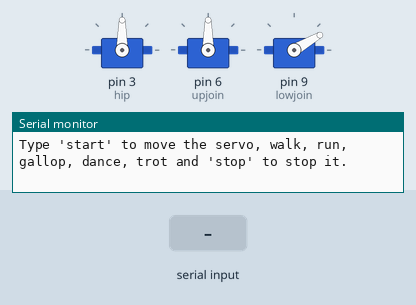
This sketch was run on a simulated Arduino Uno, built with avr-gcc and run on an emulated ATmega328P. Shown: 3 × servo, the last lines printed to the serial monitor. Inputs (shaded band) come from the test bench.

Above: at 1.2 s.
1.3 s: "start\n" received over Serial
At 6.5 s:
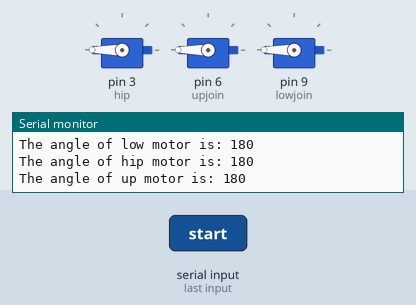
10.3 s: "walk\n" received over Serial
12.0 s: "run\n" received over Serial
At 13.3 s:
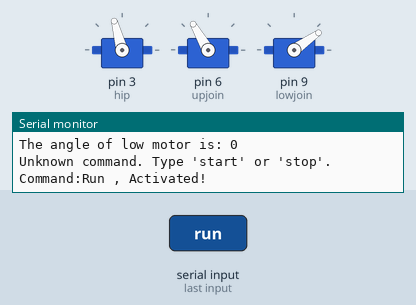
15.0 s: "trot\n" received over Serial
At 15.43 s:
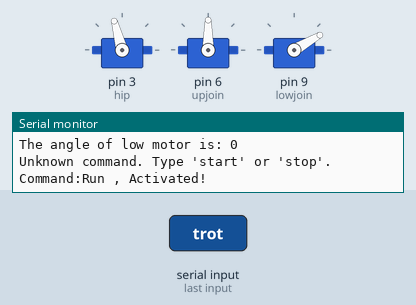
16.7 s: "walk\n" received over Serial
At 19.7 s:
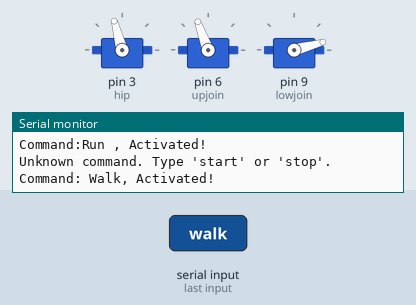
22.7 s: "gallop\n" received over Serial
At 23.6 s:
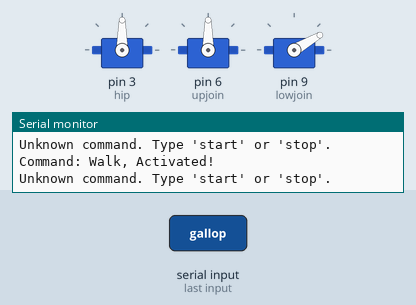
Timing chart, 0 to 25.2 s (numbered marks = the images above; inputs shaded):
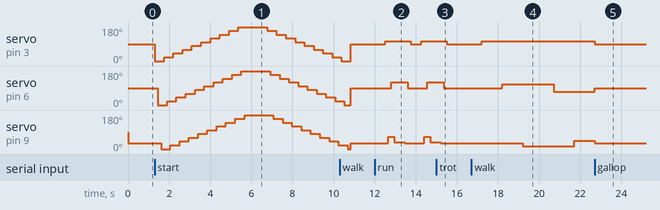

The sketch:

1leg_3servos.ino
```cpp
#include<Servo.h>
Servo hip;
Servo upjoin;
Servo lowjoin;
enum State
{
  STOPPED, STARTED, WALKING, TROTING, DANCING, GALLOPING, RUNNING
};
State currentState = STOPPED;
void setup()
{
  // put your setup code here, to run once:
  Serial.begin(9600);
  hip.attach(3);
  upjoin.attach(6);
  lowjoin.attach(9);
  Serial.print("Type 'start' to move the servo, walk, run, gallop, dance, trot and 'stop' to stop it.\n");

}

void loop() {
  // put ur main code here, to run repeatedly:
  int l = 500; //long duration
  int s = 150; //short duration
  int sl = 1000; // super long duration
  // initial positions
  int k = 30; // knee
  int uj = 90; // upper join
  int h = 90; // hip
  hip.write(h); // The resting position of the hip servo is 90, 180 is perpendicularly up and 0 is perpendicularly down.
  upjoin.write(uj);
  lowjoin.write(k);
  if(Serial.available()>0)
  {
    String command = Serial.readStringUntil('\n');
    if(command.equals("start"))
    {
    currentState = STARTED;
    Serial.print("Starting the servos...\n");
    }

    else if(command.equals("walk"))
    {
      currentState = WALKING;
      Serial.print("Command: Walk, Activated!\n");

    }

    else if(command.equals("run"))
    {
      currentState = RUNNING;
      Serial.print("Command:Run , Activated!\n");

    }

    else if(command.equals("trot"))
    {
      currentState = TROTING;
      Serial.print("Command: Trot, Activated!\n");

    }

    else if(command.equals("gallop"))
    {
      currentState = GALLOPING;
      Serial.print("Command: Gallop, Activated!\n");
    }

    else if(command.equals("dance"))
    {
      currentState = DANCING;
      Serial.print("Command: Dancing, Activated!\n");

    }

  while(currentState == STARTED )
    {
      for(int p1 = 0; p1<=180; p1 = p1 + 20)
      {
        hip.write(p1);
        Serial.print("The angle of hip motor is: ");
        Serial.println(p1);
        delay(s);
        upjoin.write(p1);
        Serial.print("The angle of up motor is: ");
        Serial.println(p1);
        delay(s);
        lowjoin.write(p1);
        Serial.print("The angle of low motor is: ");
        Serial.println(p1);
        delay(s);

      }
      delay(l);
      for(int p1 = 180; p1>=0; p1 = p1 - 20)
        {
        hip.write(p1);
          Serial.print("The angle of hip motor is: ");
          Serial.println(p1);
          delay(s);
          upjoin.write(p1);
          Serial.print("The angle of up motor is: ");
          Serial.println(p1);
          delay(s);
          lowjoin.write(p1);
          Serial.print("The angle of low motor is: ");
          Serial.println(p1);
          delay(s);


        }
        if (Serial.available()>0)
        {
          String command = Serial.readStringUntil('\n');

          if(command.equals("stop"))
            {
              currentState = STOPPED;
              hip.write(0);
              upjoin.write(0);
              lowjoin.write(0);
              Serial.print("\nThe servos are stopped to zero\n");
              delay(s);

            }
          else
          {
            currentState = STOPPED;
            Serial.println("\nUnknown command. Type 'start' or 'stop'.\n");
          }

        }
    }

  while(currentState == WALKING)
    {
      delay(l);
      hip.write(h+15); // hip in walking position
      delay(sl);

      //lowjoin.write(k);
      //delay(sl);
      upjoin.write(uj+20); // leg moving forward
      delay(sl);
      lowjoin.write(k-15); // knee touchihg ground
      delay(sl+l);
      upjoin.write(uj-20); // leg pushing back
      delay(sl);
      lowjoin.write(k+15); // knee lifting from ground
      delay(sl);
      //upjoin.write(uj);
      //delay(sl);
      hip.write(h); // hip to resting position
      //Repeat the process
      //to stop the walking
      if (Serial.available()>0)
          {
            String command = Serial.readStringUntil('\n');

            if(command.equals("stop"))
              {
                currentState = STOPPED;
                hip.write(0);
                upjoin.write(0);
                lowjoin.write(0);
                Serial.print("\nThe servos are stopped to zero\n");
                delay(s);

              }
            else
            {
              currentState = STOPPED;
              Serial.println("\nUnknown command. Type 'start' or 'stop'.\n");
            }
          }
    }
  //Next is to code reverse walking, side walking and reverse side walking after making the forward walking stable
  //No work shall be done below this code until the walking is completely coded.
  while(currentState == RUNNING)
    {
      delay(l);
      hip.write(h+15); // 90+15 i.e. 15 degree to side
      delay(s);
      lowjoin.write(k+35);
      delay(s);
      upjoin.write(uj+30);
      delay(s);
      lowjoin.write(k+5);
      delay(l);
      lowjoin.write(k);
      delay(s);
      upjoin.write(uj);
      delay(s);
      hip.write(h);

      if (Serial.available()>0)
          {
            String command = Serial.readStringUntil('\n');

            if(command.equals("stop"))
              {
                currentState = STOPPED;
                hip.write(0);
                upjoin.write(0);
                lowjoin.write(0);
                Serial.print("\nThe servos are stopped to zero\n");
                delay(s);

              }
            else
            {
              currentState = STOPPED;
              Serial.println("\nUnknown command. Type 'start' or 'stop'.\n");
            }
          }
    }


  }

}
```

Measured:
- after the input at 1.3 s, servo on pin 3 (hip): 90° → 0° at once, → 20° 0.45 s later, → 40° 0.45 s later, → 60° 0.45 s later, … (18 changes in this stretch); servo on pin 6 (upjoin): 90° → 0° after 0.16 s, → 20° 0.45 s later, → 40° 0.45 s later, → 60° 0.45 s later, … (18 changes in this stretch)
- after the input at 12.0 s, servo on pin 3 (hip): 90° → 105° after 0.50 s, → 90° 1.3 s later, → 105° 0.50 s later; servo on pin 6 (upjoin): 90° → 120° after 0.80 s, → 90° 0.80 s later, → 120° 0.95 s later; servo on pin 9 (lowjoin): 30° → 65° after 0.65 s, → 35° 0.30 s later, → 30° 0.50 s later, → 65° 0.95 s later, … (5 changes in this stretch)
- after the input at 15.0 s, servo on pin 3 (hip): goes on until 15.5 s, then stays 90°; servo on pin 6 (upjoin): goes on until 15.4 s, then stays 90°; servo on pin 9 (lowjoin): goes on until 15.2 s, then stays 30°
- after the input at 16.7 s, servo on pin 3 (hip): 90° → 105° after 0.51 s; servo on pin 6 (upjoin): 90° → 110° after 1.5 s, → 70° 2.5 s later; servo on pin 9 (lowjoin): 30° → 15° after 2.5 s, → 45° 2.5 s later
- after the input at 22.7 s, servo on pin 3 (hip): goes on until 22.7 s, then stays 90°; servo on pin 6 (upjoin): 70° → 90° at once; servo on pin 9 (lowjoin): 45° → 30° at once
